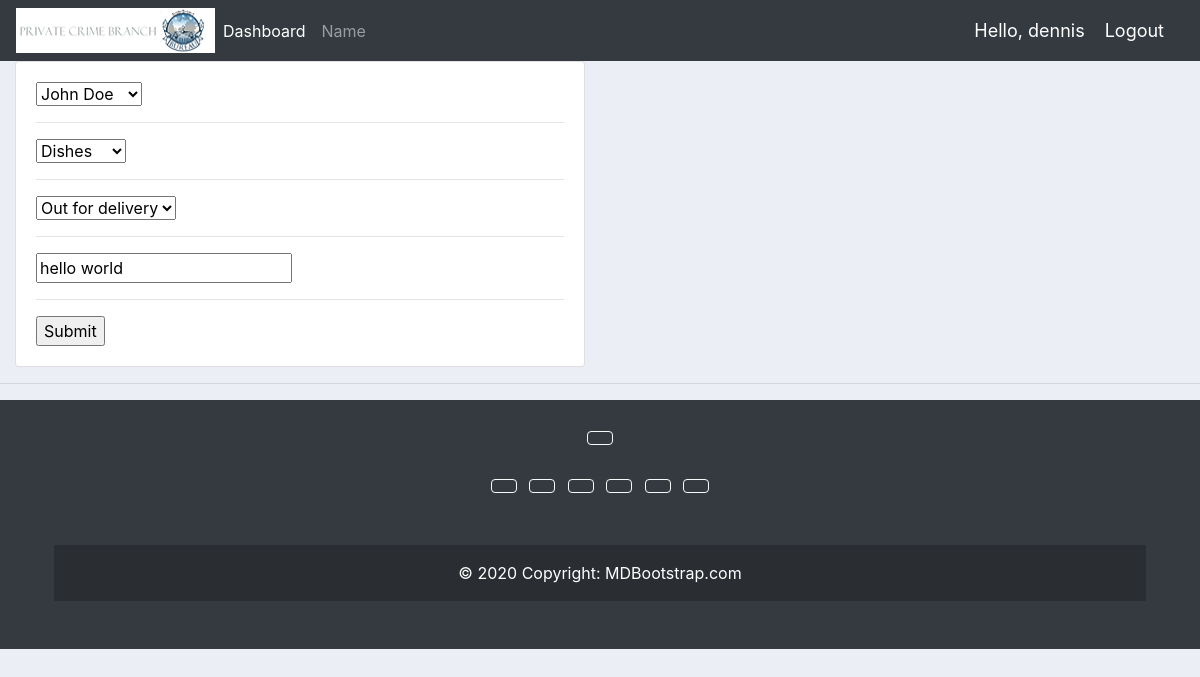
Screenshot of /update_order/14/ (signed in) with the database file from the repository.
### accounts/views.py (the view)
@login_required(login_url='login')
def updateOrder(request, pk):
	order = Order.objects.get(id=pk)
	form = OrderForm(instance=order)
	if request.method == 'POST':
		form = OrderForm(request.POST, instance=order)
		if form.is_valid():
			form.save()
			return redirect('/')
	context = {'form':form}
	return render(request, 'accounts/order_form.html', context)

### accounts/forms.py
class OrderForm(ModelForm):
	class Meta:
		model = Order
		fields = '__all__'

### accounts/templates/accounts/order_form.html (shortened to what this page needs)
{%  extends 'accounts/main.html' %}
{% load static %}
{% block content %}
<div class="row">
	<div class="col-md-6">
		<div class="card card-body">
			<form action="" method="POST">
				{% for field in form %}
					{{field}}
					<hr>
				{% endfor %}
				<input type="submit" name="Submit">
			</form>
		</div>
	</div>
</div>
{% endblock %}

### accounts/templates/accounts/navbar.html (shortened to what this page needs)
{% load static %}
<nav class="navbar navbar-expand-lg navbar-dark bg-dark">
 <img class="logo" src="{% static 'images/logo.png' %}">
  <div class="collapse navbar-collapse" id="navbarNav">
    <ul class="navbar-nav">
      <li class="nav-item active">
        <a class="nav-link" href="{% url 'home' %}">Dashboard</a>
      </li>
      <li class="nav-item">
        <a class="nav-link" href="{% url 'products' %}">Name</a>
      </li>
    </ul>
  </div>
  <span class="hello-msg">Hello, {{request.user}}</span>
  <span ><a  class="hello-msg" href="{% url 'logout' %}">Logout</a></span>
</nav>

### static/css/main.css (style rules this page uses)
body { background-color: #ebeff5; }
.logo { height: 45px; width: 199px; }

### accounts/templates/accounts/navbar.html (style rules this page uses)
.hello-msg { font-size: 18px; color: #fff; margin-right: 20px; }

### rows the page displays
Order: form "John Doe" "Dishes" "Out for delivery" "hello world"

### other values shown
{{ request.user }} "dennis"
